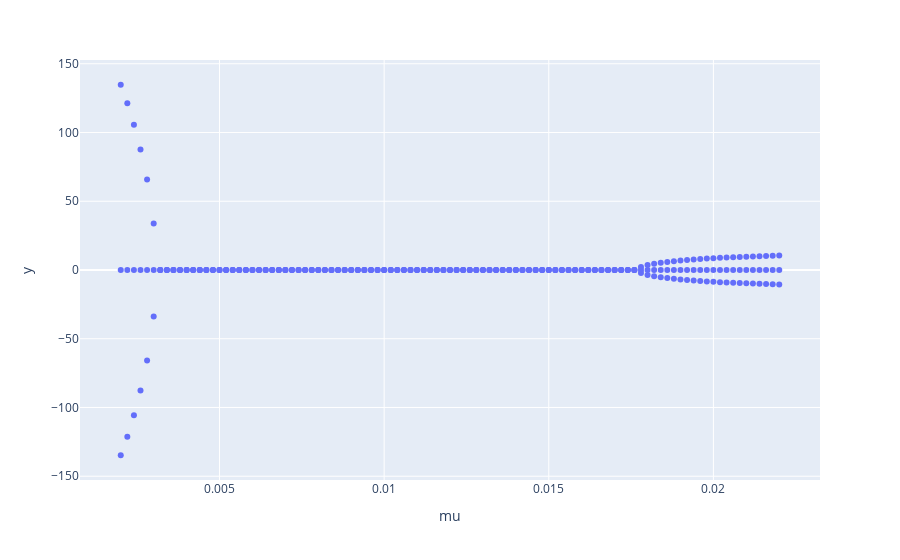

The notebook cell saved with this chart:
### Code cell
fig = px.scatter(x=imus, y=ims).update_layout(xaxis={"title": "mu"}, legend={"title":"im"})#, color='species', size='petal_length')
fig.show()

### Figure 1 — Plotly figure (JSON) as saved in the notebook; plotly's stock layout.template omitted (floating-point values rounded to 4 significant figures; data arrays with more than 128 entries replaced by an {"elided": "..."} marker saying what was removed)
{"data": [{"hovertemplate": "x=%{x}<br>y=%{y}<extra></extra>", "legendgroup": "", "marker": {"color": "#636efa", "symbol": "circle"}, "mode": "markers", "name": "", "orientation": "v", "showlegend": false, "type": "scatter", "x": {"elided": "303 float values"}, "xaxis": "x", "y": {"elided": "303 float values"}, "yaxis": "y"}], "layout": {"autosize": true, "legend": {"title": {"text": "im"}, "tracegroupgap": 0}, "margin": {"t": 60}, "xaxis": {"anchor": "y", "autorange": true, "domain": [0, 1], "range": [0.0007407, 0.02326], "showspikes": false, "title": {"text": "mu"}, "type": "linear"}, "yaxis": {"anchor": "x", "autorange": true, "domain": [0, 1], "range": [-155.6, 155.6], "showspikes": false, "title": {"text": "y"}, "type": "linear"}}}
